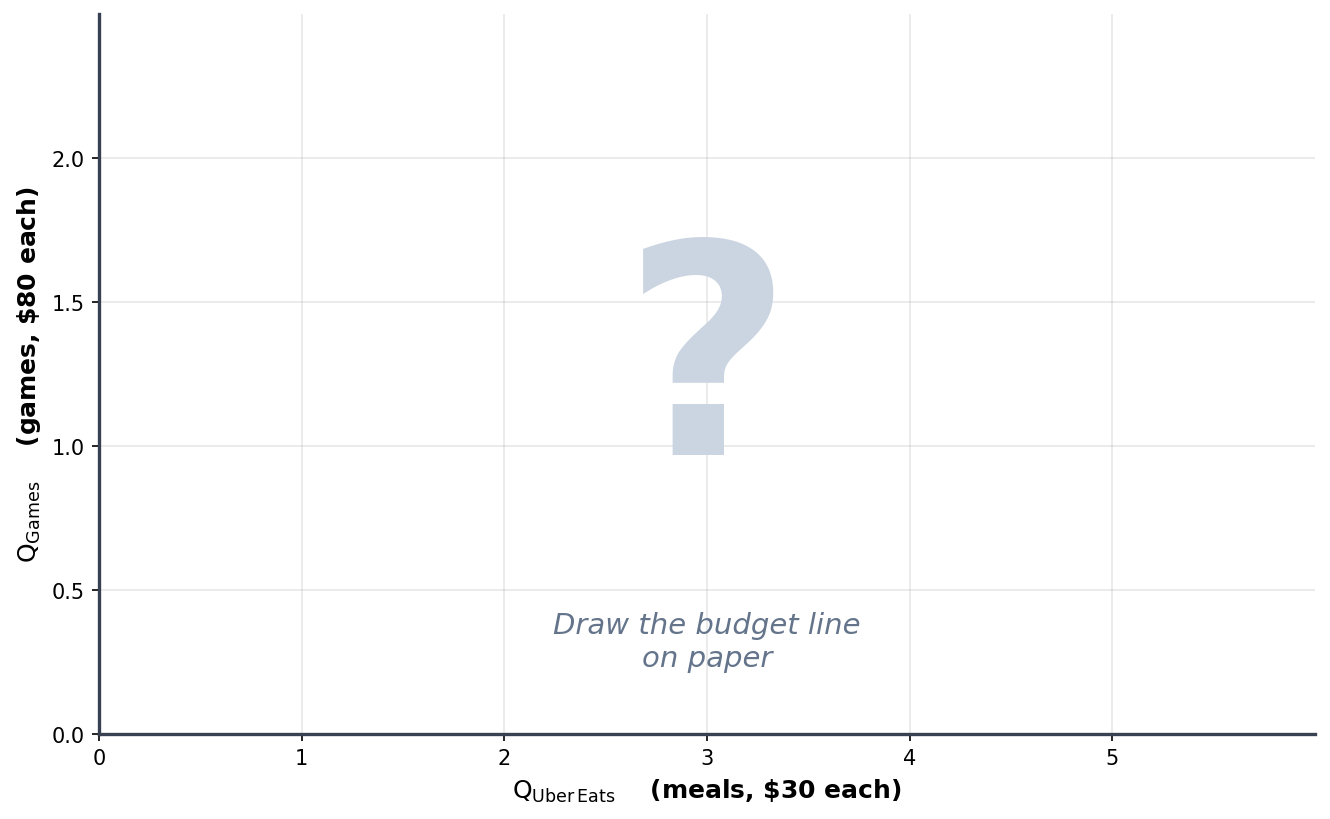

Source code (Python):
"""You Try — Alex's $150 entertainment budget: games at $80, Uber Eats at $30.
   Empty axes for student to draw the budget line on paper (or a partial setup with prompts)."""
import matplotlib
matplotlib.use('Agg')
import matplotlib.pyplot as plt

fig, ax = plt.subplots(figsize=(9, 5.6))

# Empty axes with labels but no budget line drawn — students fill it in
ax.set_xlabel(r'$\mathrm{Q_{Uber\,Eats}}$    (meals, \$30 each)', fontsize=12, weight='bold')
ax.set_ylabel(r'$\mathrm{Q_{Games}}$    (games, \$80 each)', fontsize=12, weight='bold')

# Faint grid for reference
ax.set_xlim(0, 6)
ax.set_ylim(0, 2.5)
ax.set_xticks([0, 1, 2, 3, 4, 5])
ax.set_yticks([0, 0.5, 1, 1.5, 2])
ax.grid(alpha=0.3)
ax.spines['top'].set_visible(False)
ax.spines['right'].set_visible(False)
ax.spines['left'].set_color('#374151')
ax.spines['bottom'].set_color('#374151')
ax.spines['left'].set_linewidth(1.6)
ax.spines['bottom'].set_linewidth(1.6)

# Big "?" placeholder where the budget line should be
ax.text(3.0, 1.25, '?',
        fontsize=140, color='#cbd5e1', ha='center', va='center',
        weight='bold', zorder=2)
ax.text(3.0, 0.32, 'Draw the budget line\non paper',
        fontsize=14, color='#64748b', ha='center', va='center',
        style='italic', zorder=3)

plt.tight_layout()
plt.savefig('figures/figure_alex_you_try.png', dpi=150, bbox_inches='tight',
            facecolor='white', edgecolor='none')
plt.close()
print("OK: figure_alex_you_try.png")
